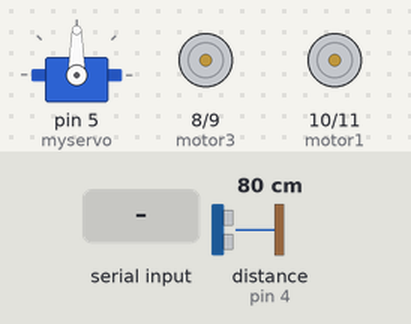
Recording of a sketch running on a simulated Arduino Uno, built with avr-gcc and run on an emulated ATmega328P. On the bench: servo, motor-driver pin pairs drawn as motors (green arrow = first pin HIGH = forward, orange = second pin HIGH = backward, longer = more drive). The test bench sets the inputs (shaded band); at power-on: distance to the obstacle (sensor on pin 4) 80 cm. The echo pulse lasts 58.3 µs per cm.

Above: at 1.2 s.
1.3 s: "3" received over Serial
At 2.5 s:
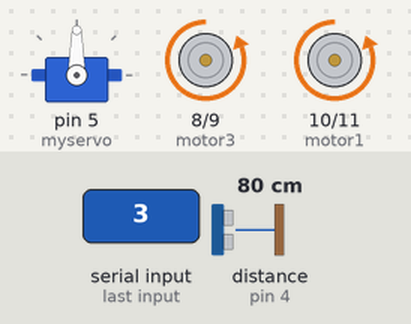
2.8 s: distance to the obstacle (sensor on pin 4) set to 23 cm
4.3 s: distance to the obstacle (sensor on pin 4) set to 20 cm
At 5.2 s:
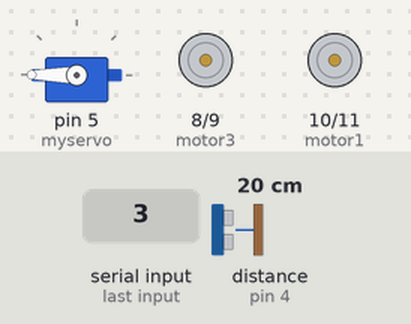
7.3 s: distance to the obstacle (sensor on pin 4) set to 35 cm
At 9.1 s:
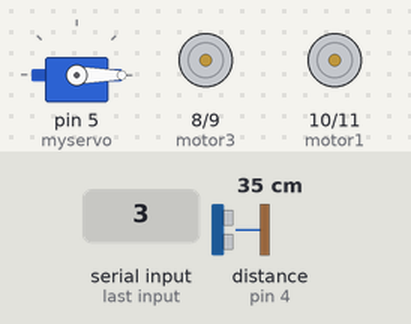
10.3 s: distance to the obstacle (sensor on pin 4) set to 2 cm
At 10.7 s:
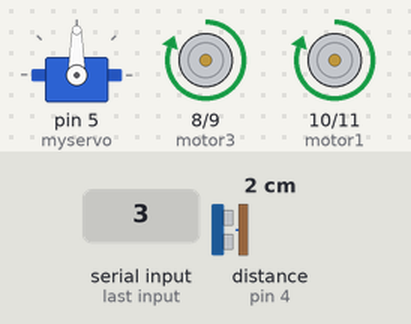
Timing chart, 0 to 14.3 s (numbered marks = the images above; inputs shaded):
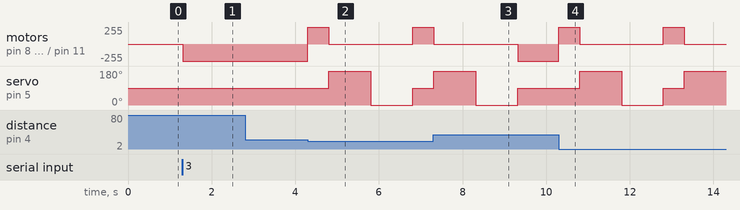

Measured:
- the behaviour switches between 22 and 21 cm on distance to the obstacle (sensor on pin 4) (found by bisection; images 1 and 2)
- after the input at 1.3 s, motor on pin 8 (motor3) / pin 9 (motor4), motor on pin 10 (motor1) / pin 11 (motor2): stopped → backward 255/255 at once
- after the input at 2.8 s, every drawn part: stays the same
- after the input at 4.3 s, motor on pin 8 (motor3) / pin 9 (motor4), motor on pin 10 (motor1) / pin 11 (motor2): backward 255/255 → forward 255/255 at once, → stopped 0.50 s later, → forward 255/255 2.0 s later; servo on pin 5 (myservo): 90° → 180° after 0.50 s, → 0° 1.0 s later, → 90° 1.0 s later
- after the input at 7.3 s, servo on pin 5 (myservo): goes on until 9.3 s, then stays 90°
- after the input at 10.3 s, motor on pin 8 (motor3) / pin 9 (motor4), motor on pin 10 (motor1) / pin 11 (motor2): alternates forward 255/255 for 0.50 s and stopped for 2.0 s, starting at once; servo on pin 5 (myservo): 90° → 180° after 0.50 s, → 0° 1.0 s later, → 90° 1.0 s later, → 180° 0.50 s later

The sketch:

CarroBluetoothDoisModos.ino
```cpp
#include <Servo.h>
#include <Ultrasonic.h>

int motor1 = 10;    //direita trás
int motor2 = 11;    //direta frente
int motor3 = 8;    //esquerda trás
int motor4 = 9;    //esquerda frente
int sensor1 = 7;  //pino para receber o sinal do fototransistor
int sensor2 = 6;  //pino para receber o sinal do fototransistor

Servo myservo;

const int trigPin = 3;
const int echoPin = 4;
long duration;
int distance;
int VerificarEsquerda;
int VerificarDireita;

int modo;

void setup(){
  myservo.attach(5);

  pinMode(motor1, OUTPUT);  //definindo o pino do LED como saída
  pinMode(motor2, OUTPUT);  //definindo o pino do LED como saída
  pinMode(motor3, OUTPUT);  //definindo o pino do LED como saída
  pinMode(motor4, OUTPUT);  //definindo o pino do LED como saída
  pinMode(trigPin, OUTPUT);
  pinMode(echoPin, INPUT);
 Serial.begin(9600);

 }

void frente()
{
  digitalWrite(motor2,HIGH);
  digitalWrite(motor4,HIGH);
  digitalWrite(motor1,LOW);
  digitalWrite(motor3,LOW);
}
void tras()
{
  digitalWrite(motor1,HIGH);
  digitalWrite(motor3,HIGH);
  digitalWrite(motor2,LOW);
  digitalWrite(motor4,LOW);
}
void esquerda()
{
  digitalWrite(motor2,HIGH);
  digitalWrite(motor3,HIGH);
  digitalWrite(motor1,LOW);
  digitalWrite(motor4,LOW);
}
void direita()
{
  digitalWrite(motor1,HIGH);
  digitalWrite(motor4,HIGH);
  digitalWrite(motor2,LOW);
  digitalWrite(motor3,LOW);
}
void para()
{
  digitalWrite(motor1,LOW);
  digitalWrite(motor4,LOW);
  digitalWrite(motor2,LOW);
  digitalWrite(motor3,LOW);
}


void ultrassonic(){
  digitalWrite(trigPin, LOW);
delayMicroseconds(2);
// Sets the trigPin on HIGH state for 10 micro seconds
digitalWrite(trigPin, HIGH);
delayMicroseconds(10);
digitalWrite(trigPin, LOW);
// Reads the echoPin, returns the sound wave travel time in microseconds
duration = pulseIn(echoPin, HIGH);
// Calculating the distance
distance= duration*0.034/2;
}

void obstaculo(){
  while(modo == 6){


ultrassonic();

if (distance <= 20){
  para();
  tras();
  delay(500);
  ultrassonic();
  para();

  myservo.write(180);
  ultrassonic();
  VerificarEsquerda = distance;
  delay(1000);

  myservo.write(0);
  ultrassonic();
  VerificarDireita = distance;
  delay(1000);

    if (VerificarEsquerda > VerificarDireita){
      esquerda();
      delay(700);
      frente();
    }

    else if (VerificarEsquerda == VerificarDireita){
      para();
    }

    else{
      direita();
      delay(700);
      frente();
      }

  myservo.write(90);
}

else{
  myservo.write(90);
  frente();
}

}
}

void bluetooth(){

  while(modo == 5){

 if(Serial.available()>0)
   {
      char data= Serial.read();
      switch(data)
      {
case 'a': frente();break;
case 'b': tras();break;
case 'c': esquerda();break;
case 'h': direita();break;
case 'e':para() ;break;
case 'f':para() ;break;
case 'g':para() ;break;
case 'd':para() ;break;
case '3': modo = 6; obstaculo() ;break;
        default : break;
  digitalWrite(motor2,LOW);
  digitalWrite(motor1,LOW);
  digitalWrite(motor3,LOW);
  digitalWrite(motor4,LOW);
      }
   }
   delay(50);

   }
}

void loop() {

 if(Serial.available()>0)
   {
    char data= Serial.read();
      switch(data)
      {
        case '2': modo = 5; bluetooth();  break;
        case '3': modo = 6; obstaculo();  break;
        default : bluetooth();break;
      }
    }


}
```
